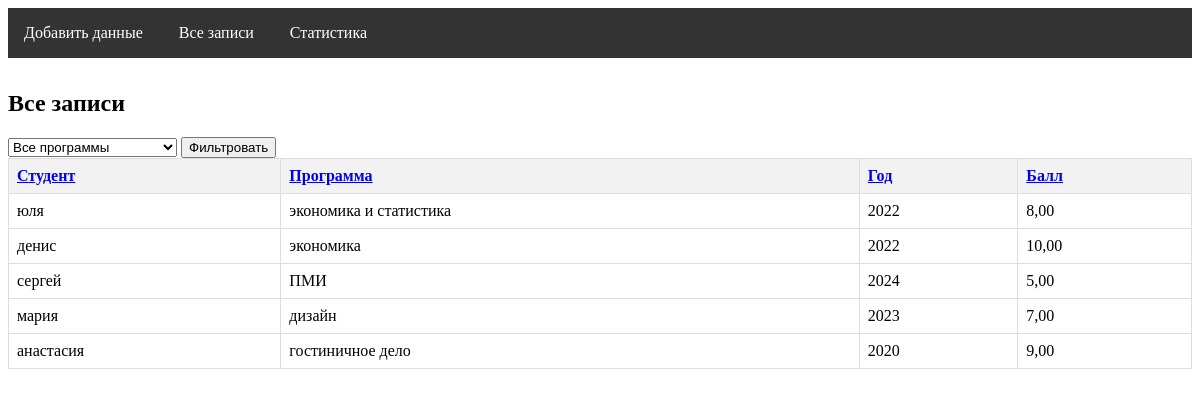
The app's page /data/ with its own data.
### education/models.py (models this page shows, shortened)
class EducationProgram(models.Model):
    student_name = models.CharField("ФИО студента", max_length=100)
    program_name = models.CharField("Название программы", max_length=100)
    year = models.PositiveIntegerField("Год поступления")
    score = models.DecimalField("Балл", max_digits=5, decimal_places=2)
    created_at = models.DateTimeField("Дата создания", auto_now_add=True)
    class Meta:
        verbose_name = "Программа"
        verbose_name_plural = "Программы"

### education/views.py (the view)
# urls.py: path('data/', views.data_list, name='data_list'),
def data_list(request):
    programs = EducationProgram.objects.all()
    program_filter = request.GET.get('program')
    if program_filter:
        programs = programs.filter(program_name=program_filter)
    sort = request.GET.get('sort')
    if sort:
        programs = programs.order_by(sort)
    unique_programs = EducationProgram.objects.values_list(
        'program_name', flat=True
    ).distinct()
    return render(request, 'education/data_list.html', {
        'programs': programs,
        'unique_programs': unique_programs,
    })

### education/templates/education/data_list.html (shortened to what this page needs)
{% extends "education/base.html" %}
{% block content %}
<h2>Все записи</h2>
<div class="filters">
    <form method="get">
        <select name="program">
            <option value="">Все программы</option>
        </select>
        <button type="submit">Фильтровать</button>
    </form>
</div>
<table>
    <tr>
        <th><a href="?sort=student_name">Студент</a></th>
        <th><a href="?sort=program_name">Программа</a></th>
        <th><a href="?sort=year">Год</a></th>
        <th><a href="?sort=score">Балл</a></th>
    </tr>
    {% for program in programs %}
    <tr>
        <td>{{ program.student_name }}</td>
        <td>{{ program.program_name }}</td>
        <td>{{ program.year }}</td>
        <td>{{ program.score }}</td>
    </tr>
    {% endfor %}
</table>
{% endblock %}

### education/templates/education/base.html (shortened to what this page needs)
<!DOCTYPE html>
<html>
<head>
</head>
<body>
    <nav>
        <a href="{% url 'program_form' %}">Добавить данные</a>
        <a href="{% url 'data_list' %}">Все записи</a>
        <a href="{% url 'stats' %}">Статистика</a>
    </nav>
    <div class="container">
        {% block content %}{% endblock %}
    </div>
</body>
</html>

### education/templates/education/base.html (style rules this page uses)
nav { background: #333; padding: 1rem; }
nav a { color: white; margin-right: 2rem; text-decoration: none; }
table { border-collapse: collapse; width: 100%; }
th, td { border: 1px solid #ddd; padding: 8px; text-align: left; }
th { background-color: #f2f2f2; }
.container { margin: 2rem auto; max-width: 1200px; }

### records on screen
EducationProgram: student_name "юля", program_name "экономика и статистика", year "2022", score "8,00"
EducationProgram: student_name "денис", program_name "экономика", year "2022", score "10,00"
EducationProgram: student_name "сергей", program_name "ПМИ", year "2024", score "5,00"
EducationProgram: student_name "мария", program_name "дизайн", year "2023", score "7,00"
EducationProgram: student_name "анастасия", program_name "гостиничное дело", year "2020", score "9,00"
